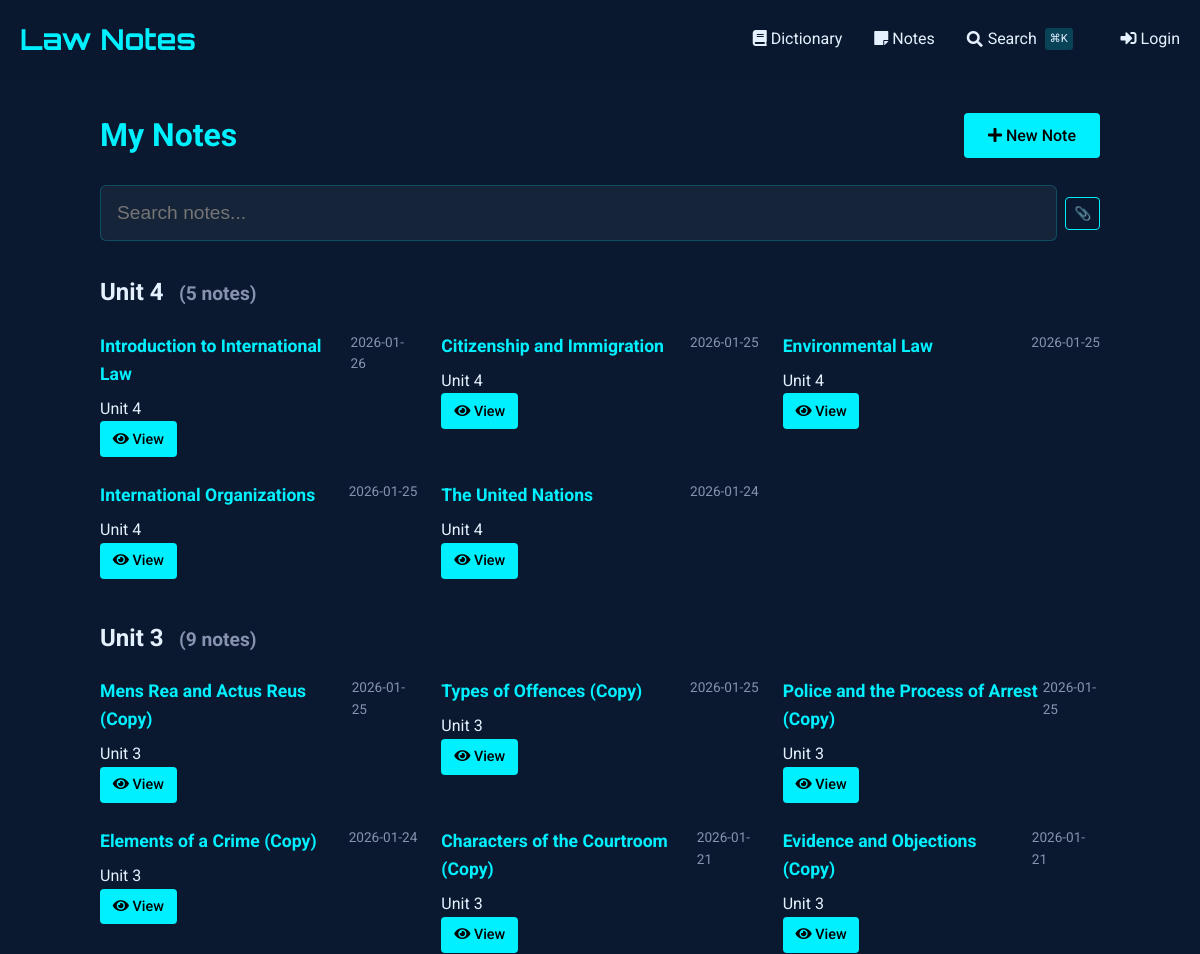
/notes (upper part), run on an earlier commit of the app's database.
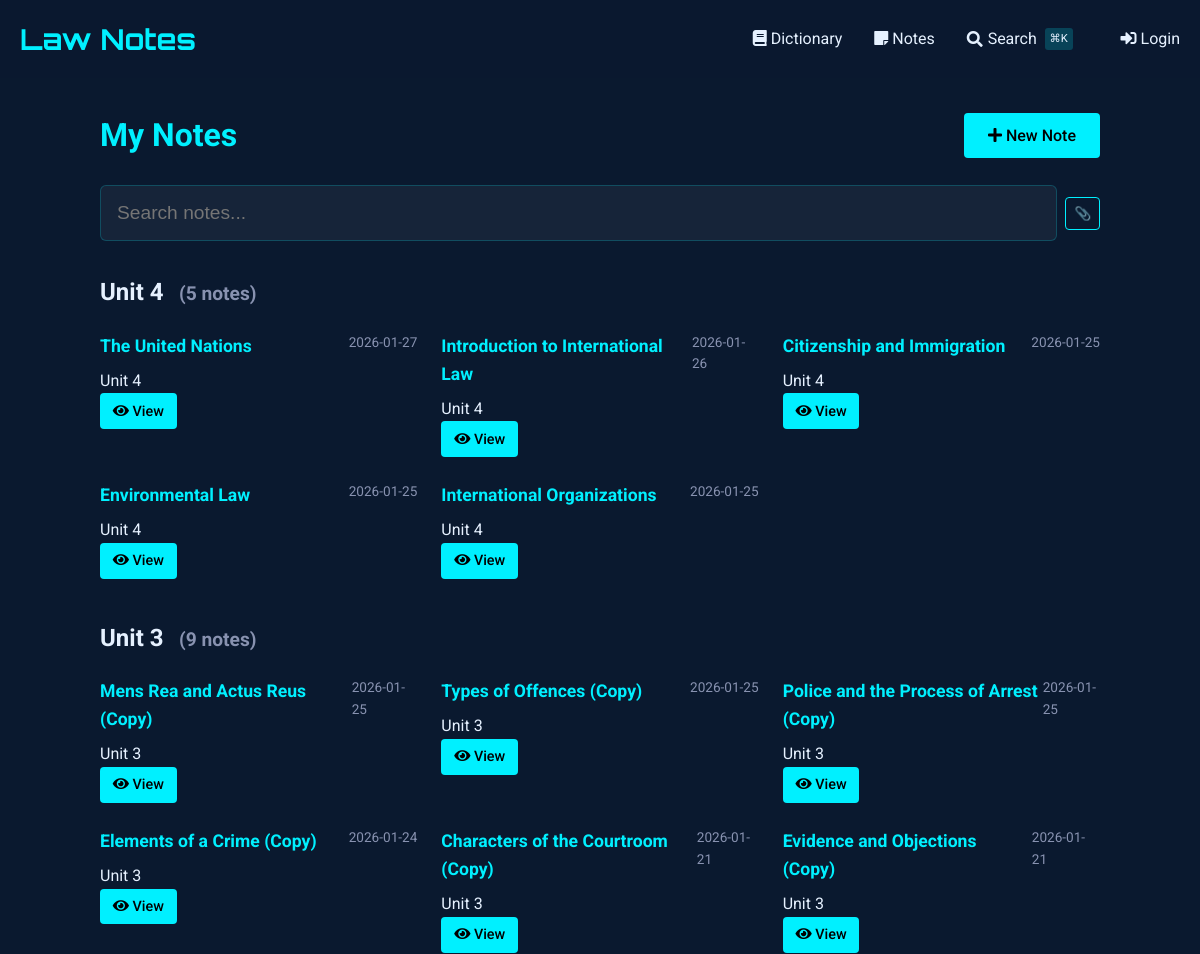
And on a later commit of the database.
### tables this page shows
CREATE TABLE notes (
    id INTEGER PRIMARY KEY AUTOINCREMENT,
    title TEXT NOT NULL,                -- short title for the note
    content TEXT NOT NULL,              -- the full note text
    unit_number INTEGER,                -- optional: to group with course units
    tags TEXT,                          -- comma-separated or JSON for filtering/search
    related_entries TEXT,               -- store glossary ids (e.g., "1,4,5") for cross-linking
    created_at TIMESTAMP DEFAULT CURRENT_TIMESTAMP,
    last_updated TIMESTAMP DEFAULT CURRENT_TIMESTAMP,
    views INTEGER DEFAULT 0,            -- track popularity
    is_favorite BOOLEAN DEFAULT 0,      -- quick flag for starred notes
    comments TEXT                       -- optional: your own thoughts or annotations
, has_worksheet BOOLEAN DEFAULT 0);

### notes_routes.py (the view)
@notes_bp.route('')
def index():
    db = SQL("sqlite:///notes.db")
    notes = db.execute("""
        SELECT id, title, unit_number,
               strftime('%Y-%m-%d', created_at) as created_date,
               strftime('%Y-%m-%d', last_updated) as last_updated,
               is_favorite, has_worksheet
        FROM notes
        ORDER BY
            CASE WHEN unit_number = '' OR unit_number IS NULL THEN 1 ELSE 0 END,
            CAST(unit_number AS INTEGER) DESC,
            last_updated DESC
    """)
    notes_by_unit = {}
    for note in notes:
        unit = note.get('unit_number', 'Ungrouped')
        if unit not in notes_by_unit:
            notes_by_unit[unit] = []
        notes_by_unit[unit].append(note)
    return render_template('notes/index.html',
                         notes_by_unit=notes_by_unit)

### sql.py (called while the page is built)
def _enable_logging(f):
    import logging
    import functools
    import os
    @functools.wraps(f)
    def decorator(*args, **kwargs):
        try:
            import flask
        except ModuleNotFoundError:
            return f(*args, **kwargs)
        disabled = logging.getLogger("cs50").disabled
        if flask.current_app and os.getenv("FLASK_ENV") == "development":
            logging.getLogger("cs50").disabled = False
        try:
            return f(*args, **kwargs)
        finally:
            logging.getLogger("cs50").disabled = disabled
    return decorator

    def __del__(self):
        self._disconnect()

    def _disconnect(self):
        if hasattr(_data, self._name()):
            getattr(_data, self._name()).close()
            delattr(_data, self._name())

    def _name(self):
        return str(hash(self))

        def connect(dbapi_connection, connection_record):
            try:
                if isinstance(
                    dbapi_connection, sqlite3.Connection
                ):  # If back end is sqlite
                    cursor = dbapi_connection.cursor()
                    cursor.execute("PRAGMA foreign_keys=ON")
                    cursor.close()
            except:
                pass

### templates/notes/index.html (shortened to what this page needs)
{% extends "notes/base.html" %}
{% block content %}
<div class="container" style="max-width: 1000px; margin: 0 auto;">
    <div style="display: flex; justify-content: space-between; align-items: center; margin-bottom: 1.5rem;">
        <h1 style="color: var(--primary); margin: 0;">
            My Notes
        </h1>
        <a href="{{ url_for('notes.add_note') }}" class="btn" style="background: var(--primary); color: #000; text-decoration: none; white-space: nowrap;">
            <i class="fas fa-plus"></i> New Note
        </a>
    </div>
    <div class="search-container">
        <input type="text" id="noteSearch" class="search-input" placeholder="Search notes..." autocomplete="off" style="padding-left: 1rem;">
    </div>
    <div id="notesContainer">
        {% if notes_by_unit %}
            {% for unit, notes in notes_by_unit.items() %}
                <div class="unit-section" data-unit="{{ unit or 'general' }}">
                    <h2 class="unit-header">
                        {% if unit %}
                            Unit {{ unit }}
                        {% else %}
                            General Notes
                        {% endif %}
                        <small class="unit-count" style="font-size: 0.8em; color: #8892b0; margin-left: 0.5em;">
                        </small>
                    </h2>
                    <div class="notes-grid" style="display: grid; grid-template-columns: repeat(auto-fill, minmax(300px, 1fr)); gap: 1.5rem;" data-unit="{{ unit or 'general' }}">
                        {% for note in notes %}
                            <div class="note-card"
                                 data-id="{{ note.id }}"
                                 data-title="{{ note.title|lower }}"
                                 data-content="{{ note.content|lower }}"
                                 data-unit="{{ note.unit_number or 'general' }}"
                                 data-tags="{{ note.tags|default('', true)|lower }}"
                                 data-has-worksheet="{{ 'true' if note.has_worksheet else 'false' }}"
                                 data-date="{{ (note.last_updated or note.created_date)|lower }}"
                                 data-favorite="{{ 'favorite' if note.is_favorite else '' }}">
                                <div style="display: flex; justify-content: space-between; align-items: flex-start;">
                                    <h3 style="margin: 0 0 0.5rem 0; font-size: 1.1rem; color: var(--primary);">
                                        {{ note.title }}
                                    </h3>
                                    <span class="note-date" style="color: #8892b0; font-size: 0.85rem;">
                                        {{ note.last_updated or note.created_date }}
                                    </span>
                                </div>
                                <div class="note-meta">
                                    {% if note.unit_number %}
                                        <span>Unit {{ note.unit_number }}</span>
                                    {% else %}
                                        <span>No unit</span>
                                    {% endif %}
                                </div>
                                <div class="note-actions">
                                    <a href="{{ url_for('notes.view_note', note_id=note.id) }}" class="btn" style="padding: 0.4rem 0.8rem; font-size: 0.9rem;">
                                        <i class="fas fa-eye"></i> View
                                    </a>
                                </div>
                            </div>
                        {% endfor %}
                    </div>
                </div>
            {% endfor %}
        {% endif %}
    </div>
</div>
{% endblock %}

### templates/notes/base.html (shortened to what this page needs)
{% extends "dictionary/base.html" %}

### templates/dictionary/base.html (shortened to what this page needs)
<!DOCTYPE html>
<html lang="en">
<head>
    <link href="https://cdnjs.cloudflare.com/ajax/libs/font-awesome/5.15.4/css/all.min.css" rel="stylesheet">
</head>
<body>
    <header>
        <div class="container">
            <div class="header-content">
                <a href="{{ url_for('dictionary.index') }}" class="logo">Law Notes</a>
                <nav class="nav-links">
                    <a href="{{ url_for('dictionary.index') }}" class="nav-link">
                        <i class="fas fa-book"></i> Dictionary
                    </a>
                    <a href="{{ url_for('notes.index') }}" class="nav-link">
                        <i class="fas fa-sticky-note"></i> Notes
                    </a>
                    <a href="{{ url_for('search') }}" class="nav-link" style="display: flex; align-items: center; gap: 0.3rem;">
                        <i class="fas fa-search"></i>
                        <span>Search</span>
                        <span style="font-size: 0.7rem; background: rgba(0, 240, 255, 0.2); padding: 0.1rem 0.3rem; border-radius: 3px; margin-left: 0.2rem;">⌘K</span>
                    </a>
                    {% if session.get("name") %}
                    <a href="{{ url_for('dictionary.add_entry') }}" class="nav-link" style="margin-left: 1rem;">
                        <i class="fas fa-plus"></i> Add Entry
                    </a>
                    <a href="/auth/logout" class="nav-link">
                        <i class="fas fa-sign-out-alt"></i> Logout
                    </a>
                    {% else %}
                    <a href="/auth/login" class="nav-link" style="margin-left: 1rem;">
                        <i class="fas fa-sign-in-alt"></i> Login
                    </a>
                    {% endif %}
                </nav>
            </div>
        </div>
    </header>
    <main class="container" style="padding: 2rem 0;">
        {% block content %}{% endblock %}
    </main>
</body>
</html>

### templates/dictionary/base.html (style rules this page uses)
:root { --primary: #00f0ff; --bg-dark: #0a192f; --text: #e6f1ff; --success: #2ecc71; --error: #e74c3c; }
body { font-family: 'Roboto', sans-serif; background-color: var(--bg-dark); color: var(--text); line-height: 1.6; margin: 0; padding: 0; }
.container { max-width: 1200px; margin: 0 auto; padding: 0 20px; }
header { background: rgba(10, 25, 47, 0.9); padding: 1rem 0; }
.header-content { display: flex; justify-content: space-between; align-items: center; }
.logo { font-family: 'Orbitron', sans-serif; font-size: 1.8rem; color: var(--primary); text-decoration: none; font-weight: 700; }
.nav-links { display: flex; gap: 2rem; }
.nav-link { color: var(--text); text-decoration: none; transition: color 0.3s; }
.btn { display: inline-block; padding: 0.6rem 1.5rem; background: var(--primary); color: #000; border: none; border-radius: 4px; cursor: pointer; text-decoration: none; font-weight: 500; transition: all 0.3s; }

### templates/notes/index.html (style rules this page uses)
.search-container { margin-bottom: 2rem; position: relative; }
.search-input { width: 100%; padding: 0.8rem 1rem; padding-left: 2.5rem; font-size: 1rem; background: rgba(10, 25, 47, 0.7); border: 1px solid rgba(0, 240, 255, 0.3); border-radius: 4px; color: #e6f1ff; transition: all 0.3s ease; }
.unit-section { margin-bottom: 2.5rem; }

### templates/partials/spotlight_search.html (style rules this page uses)
.search-input { width: 100%; padding: 1rem 1rem 1rem 3rem; font-size: 1.2rem; background: rgba(255, 255, 255, 0.05); border: 1px solid rgba(0, 240, 255, 0.2); border-radius: 6px; color: #e6f1ff; transition: all 0.3s ease; }

What changed in the data, as far as the page shows it:
changed notes "The United Nations": last_updated "2026-01-24" → "2026-01-27"; moves up the list
